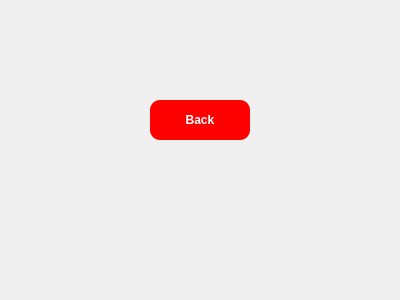
<?xml version="1.0" encoding="UTF-8"?>
<ui version="4.0">
 <class>MainWindow</class>
 <widget class="QWidget" name="MainWindow">
  <property name="geometry">
   <rect>
    <x>0</x>
    <y>0</y>
    <width>400</width>
    <height>300</height>
   </rect>
  </property>
  <property name="windowTitle">
   <string>Main Window</string>
  </property>
  <widget class="QPushButton" name="backButton">
   <property name="geometry">
    <rect>
     <x>150</x>
     <y>100</y>
     <width>100</width>
     <height>40</height>
    </rect>
   </property>
   <property name="text">
    <string>Back</string>
   </property>
   <property name="styleSheet">
    <string notr="true">background-color: red; color: white; font-weight: bold; border-radius: 10px; padding: 10px;</string>
   </property>
  </widget>
 </widget>
 <resources/>
 <connections/>
</ui>
